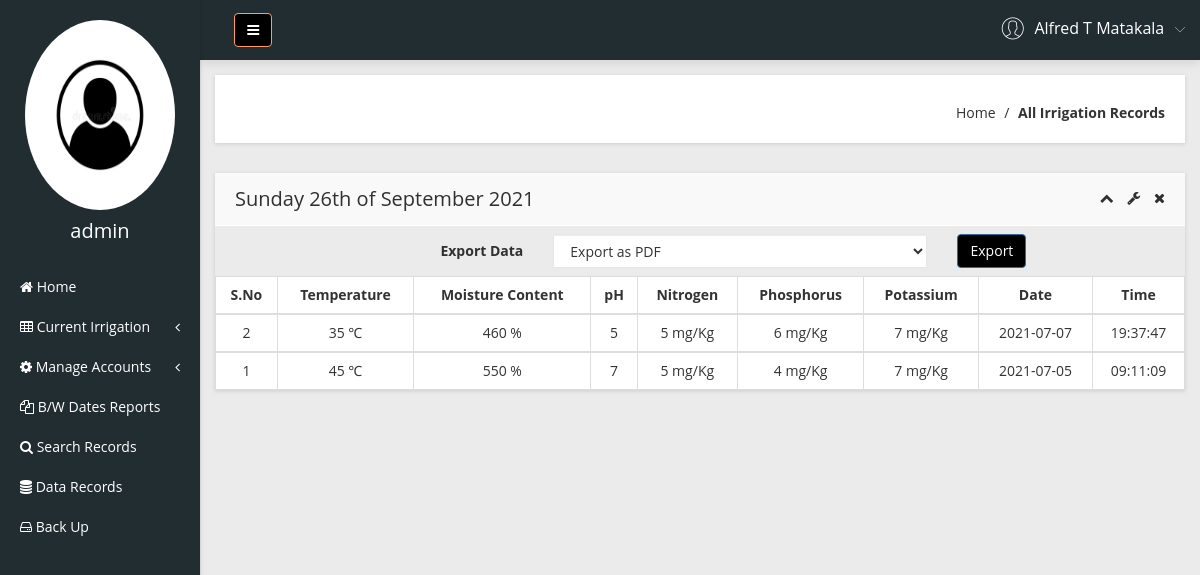
The app's page /Admin/records.php (signed in) with its own data.
### tables this page shows
CREATE TABLE `manager` (
  `ID` smallint(255) unsigned NOT NULL,
  `Admin_name` text NOT NULL,
  `Admin_username` text NOT NULL,
  `Admin_email` varchar(255) NOT NULL,
  `Phone_number` varchar(14) NOT NULL,
  `Password` varchar(255) NOT NULL,
  `Registration_date` datetime NOT NULL,
  PRIMARY KEY (`Admin_email`,`ID`)
);

CREATE TABLE `farm_data` (
  `ID` int(11) NOT NULL,
  `Ph` int(10) unsigned NOT NULL,
  `Temperature` int(11) NOT NULL,
  `Moisture` int(10) unsigned NOT NULL,
  `Nitrogen` tinyint(3) unsigned NOT NULL,
  `Phosphorus` tinyint(3) unsigned NOT NULL,
  `Potassium` tinyint(3) unsigned NOT NULL,
  `Date` date NOT NULL,
  `Time` time NOT NULL,
  PRIMARY KEY (`ID`)
);

### Admin/records.php (the view, shortened to what this page needs)
<?php
include('includes/dbconnection.php');
if (strlen($_SESSION['smaid']==0)) {
  header('location:logout.php');
  } else{
  ?>
<!doctype html>
<html class="no-js" lang="en">
<head>
    <link rel="stylesheet" href="css/bootstrap.min.css">
    <link rel="stylesheet" href="css/font-awesome.min.css">
    <link rel="stylesheet" href="css/adminpro-custon-icon.css">
    <link rel="stylesheet" href="css/meanmenu.min.css">
    <link rel="stylesheet" href="css/jquery.mCustomScrollbar.min.css">
    <link rel="stylesheet" href="css/animate.css">
    <link rel="stylesheet" href="css/data-table/bootstrap-table.css">
    <link rel="stylesheet" href="css/data-table/bootstrap-editable.css">
    <link rel="stylesheet" href="css/normalize.css">
    <link rel="stylesheet" href="css/c3.min.css">
    <link rel="stylesheet" href="style.css">
    <link rel="stylesheet" href="css/responsive.css">
</head>
<body class="materialdesign">
    <div class="wrapper-pro">
      <?php include_once('includes/sidebar.php');?>
        <?php include_once('includes/header.php');?>
            <div class="breadcome-area mg-b-30 small-dn">
                <div class="container-fluid">
                    <div class="row">
                        <div class="col-lg-12">
                            <div class="breadcome-list shadow-reset">
                                <div class="row">
                                    <div class="col-lg-12">
                                        <ul class="breadcome-menu">
                                            <li><a href="dashboard.php">Home</a> <span class="bread-slash">/</span>
                                            </li>
                                            <li><span class="bread-blod">All Irrigation Records</span>
                                            </li>
                                        </ul>
                                    </div>
                                </div>
                            </div>
                        </div>
                    </div>
                </div>
            </div>
            <div class="data-table-area mg-b-15">
                <div class="container-fluid">
                    <div class="row">
                        <div class="col-lg-12">
                            <div class="sparkline13-list shadow-reset">
                                <div class="sparkline13-hd">
                                    <div class="main-sparkline13-hd">
                                        <h1><span class="table-project-n"></span><?php
                                        echo date('l jS \of F Y');?></h1>
                                        <div class="sparkline13-outline-icon">
                                            <span class="sparkline13-collapse-link"><i class="fa fa-chevron-up"></i></span>
                                            <span><i class="fa fa-wrench"></i></span>
                                            <span class="sparkline13-collapse-close"><i class="fa fa-times"></i></span>
                                        </div>
                                    </div>
                                </div>
                                <div class="form-group-inner"  style="margin-top: 8px   ;margin-bottom: 50px" >
                                                            <form class="form"  method="get">
                                                                <div class="col-lg-4">
                                                                    <label class="login2 pull-right pull-right-pro">Export Data</label>
                                                                </div>
                                                                <div class="col-lg-5">
                                                                <select name="mode" class="form-control">
                                                                  <option name="pdf" value="pdf">Export as PDF</option>
                                                                </select>
                                                                </div>
                                                                <div class="col-lg-3">
                                                                            <button class="btn btn btn-primary login-submit-cs" type="submit" name="export" style="background:black">Export</button>
                                                                </div>
                                                            </form>
                                </div>
                                        <table class="table table-bordered table-hover" style="background-color: white; " >
                                            <thead >
                                                <tr class="text-center">
                                                    <th class="text-center">S.No</th>
                                                    <th class="text-center">Temperature</th>
                                                    <th class="text-center">Moisture Content</th>
                                                    <th class="text-center">pH</th>
                                                    <th class="text-center">Nitrogen</th>
                                                    <th class="text-center">Phosphorus</th>
                                                    <th class="text-center">Potassium</th>
                                                    <th class="text-center">Date</th>
                                                    <th class="text-center">Time</th>
                                                </tr>
                                            </thead>
                                            <tbody id="table2">
                                              <?php
                                                $sql="SELECT * from farm_data ORDER BY ID DESC";
                                                $query = $Conn -> query($sql);
                                                if($query->num_rows > 0){
                                                  while($row = $query->fetch_assoc()){
                                              ?>
                                                <tr class="text-center">
                                                    <td><?php echo $row['ID']?></td>
                                                    <td><?php  echo $row['Temperature'];?> &#8451;</td>
                                                   <td><?php   echo $row['Moisture']." %";?></td>
                                                   <td><?php  echo $row['Ph'];?></td>
                                                    <td><?php  echo $row['Nitrogen']." mg/Kg";?></td>
                                                    <td><?php  echo $row['Phosphorus']." mg/Kg";?></td>
                                                    <td><?php  echo $row['Potassium']." mg/Kg";?></td>
                                                    <td><?php  echo $row['Date'];?></td>
                                                    <td><?php  echo $row['Time'];?></td>
                                                </tr>
                                                </tbody>
                                            <?php
                                            } }?>
                                        </table>
                                    </div>
                                </div>
                            </div>
                        </div>
                    </div>
                </div>
            </div>
</body>
</html><?php }  ?>

### Admin/includes/sidebar.php (shortened to what this page needs)
<?php
   include('includes/dbconnection.php');
   if (strlen($_SESSION['smaid'] == 0)) {
       header('location:logout.php');
   } else {
   ?>
    <div class="left-sidebar-pro" style="color:white">
        <nav id="sidebar">
            <div class="sidebar-header" style="color:white">
                <a href="profile.php"><img src="img/avatar.jpg" style="height:190px; width: 150px" alt="" />
                </a>
                <?php
                   $aid = $_SESSION['smaid'];
                   $sql = "SELECT Admin_username, Admin_email from  manager where ID='$aid'";
                   $query = $Conn->query($sql);
                   if ($query->num_rows > 0) {
                       $row = $query->fetch_assoc();              ?>
                    <h3> <?php echo $row['Admin_username']; ?></h3>
                <?php $cnt = $cnt + 1;
                   } ?>
            </div>
            <div class="left-custom-menu-adp-wrap" style="background-color: #222d32">
                <ul class="nav navbar-nav left-sidebar-menu-pro">
                    <li class="nav-item">
                        <a href="dashboard.php" role="button" aria-expanded="false"><i class="fa big-icon fa-home"></i> <span class="mini-dn">Home</span> </a>
                    </li>
                    <li class="nav-item"><a href="#" data-toggle="dropdown" role="button" aria-expanded="false" class="nav-link dropdown-toggle"><i class="fa big-icon fa-table"></i> <span class="mini-dn">Current Irrigation</span> <span class="indicator-right-menu mini-dn"><i class="fa indicator-mn fa-angle-left"></i></span></a>
                    </li>
                    <li class="nav-item"><a href="#" data-toggle="dropdown" role="button" aria-expanded="false" class="nav-link dropdown-toggle"><i class="fa fa-cog"></i> <span class="mini-dn">Manage Accounts</span> <span class="indicator-right-menu mini-dn"><i class="fa indicator-mn fa-angle-left"></i></span></a>
                    </li>
                    <li class="nav-item">
                        <a href="between-dates.php" role="button" aria-expanded="false"><i class="fa big-icon fa-files-o"> </i> <span class="mini-dn"> B/W Dates Reports</span> </a>
                    </li>
                    <li class="nav-item">
                        <a href="search.php" role="button" aria-expanded="false"><i class="fa fa-search"></i> <span class="mini-dn">Search Records</span> </a>
                    </li>
                    <li class="nav-item">
                        <a href="records.php" role="button" aria-expanded="false"><i class="fa fa-database" aria-hidden="true"></i> <span class="mini-dn">Data Records</span> </a>
                    </li>
                    <li class="nav-item">
                        <a href="backup.php" role="button" aria-expanded="false"><i class="fa fa-hdd-o" aria-hidden="true"></i> <span class="mini-dn">Back Up</span> </a>
                    </li>
                </ul>
            </div>
        </nav>
    </div>
<?php }  ?>

### Admin/includes/header.php (shortened to what this page needs)
      <?php
include('includes/dbconnection.php');
if (strlen($_SESSION['smaid']==0)) {
  header('location:logout.php');
  } else{
  ?>
 <div class="content-inner-all">
            <div class="header-top-area" >
                <div class="fixed-header-top" style="margin-left:1.6%;">
                    <div class="container-fluid">
                        <div class="row" style="background-color: #222d32;">
                            <div class="col-lg-1 col-md-6 col-sm-6 col-xs-12">
                                <button type="button" id="sidebarCollapse" class="btn bar-button-pro header-drl-controller-btn btn-info navbar-btn"  style="background:black">
                                    <i class="fa fa-bars"></i>
                                </button>
                            </div>
                            <div class="col-lg-5 col-md-5 col-sm-6 col-xs-12 ">
                                <div class="header-right-info">
                                    <ul class="nav navbar-nav mai-top-nav header-right-menu">
                                        <li class="nav-item">
                                            <a href="#" data-toggle="dropdown" role="button" aria-expanded="false" class="nav-link dropdown-toggle">
                                                <?php
$aid=$_SESSION['smaid'];
$sql="SELECT Admin_name from  manager where ID='$aid'";
$query = $Conn -> query($sql);
$cnt=1;
if($query->num_rows > 0)
{
    $row = $query->fetch_assoc();
              ?>
                                                <span class="adminpro-icon adminpro-user-rounded header-riht-inf"></span>
                                                <span class="admin-name"><?php  echo $row['Admin_name'];?></span>
                                                <span class="author-project-icon adminpro-icon adminpro-down-arrow"></span><?php $cnt=$cnt+1;} ?>
                                            </a>
                                        </li>
                                    </ul>
                                </div>
                            </div>
                        </div>
                    </div>
                </div>
            </div><?php }  ?>

### records on screen
manager: Admin_username "admin", Admin_name "Alfred T Matakala"
farm_data: ID "2", Temperature "35", Moisture "460", Ph "5", Nitrogen "5", Phosphorus "6", Potassium "7", Date "2021-07-07", Time "19:37:47"
farm_data: ID "1", Temperature "45", Moisture "550", Ph "7", Nitrogen "5", Phosphorus "4", Potassium "7", Date "2021-07-05", Time "09:11:09"
